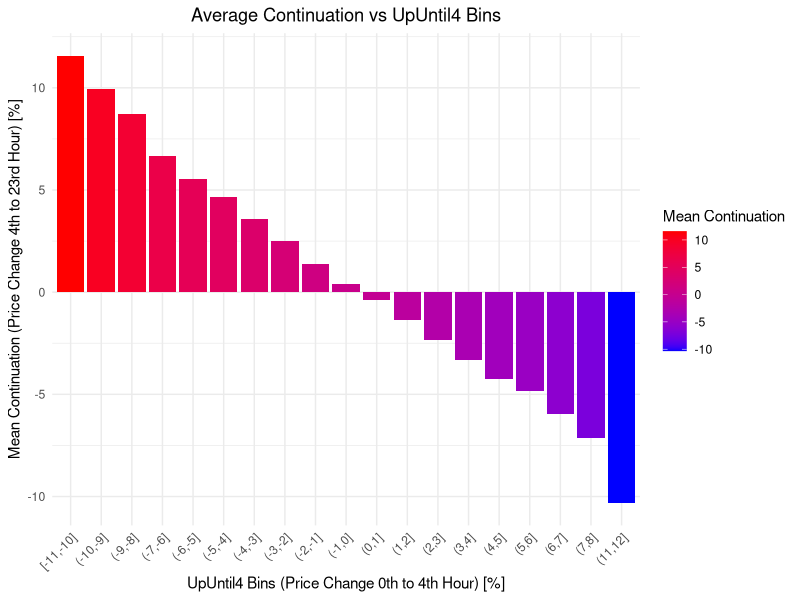

Source code (R):
library(dplyr)
library(ggplot2)

data <- read.csv("BTCUSDT1h.csv")
data$datetime <- as.POSIXct(data$datetime_str, format = "%Y-%m-%d %H:%M:%S", tz = "UTC")
data$hour_of_day <- (as.numeric(strftime(data$datetime, "%H")) + (23)) %% 24
data$day <- as.Date(data$datetime)



daily_analysis <- data %>%
  group_by(day) %>%
  summarise(
    price_0 = first(open[hour_of_day == 0]),
    price_4 = first(close[hour_of_day == 4]),
    price_23 = first(close[hour_of_day == 23]),
    .groups = "drop"
  ) %>%
  mutate(
    upUntil4 = (price_4 - price_0) / price_0 * 100,
    continuation = (price_23 - price_4) / price_4 * 100
  ) %>%
  filter(
    !is.na(upUntil4),                
    is.finite(upUntil4),             
    !is.na(continuation),            
    is.finite(continuation)     
  )

print(range(daily_analysis$upUntil4, na.rm = TRUE))

daily_analysis <- daily_analysis %>%
  mutate(
    upUntil4_bin = cut(upUntil4, breaks = seq(floor(min(upUntil4)), ceiling(max(upUntil4)), by = 1), include.lowest = TRUE)
  )

binned_analysis <- daily_analysis %>%
  group_by(upUntil4_bin) %>%
  summarise(
    mean_continuation = mean(continuation, na.rm = TRUE),
    .groups = "drop"
  )

ggplot(binned_analysis, aes(x = upUntil4_bin, y = mean_continuation, fill = mean_continuation)) +
  geom_bar(stat = "identity") +
  scale_fill_gradient(low = "blue", high = "red") +
  labs(
    title = "Average Continuation vs UpUntil4 Bins",
    x = "UpUntil4 Bins (Price Change 0th to 4th Hour) [%]",
    y = "Mean Continuation (Price Change 4th to 23rd Hour) [%]",
    fill = "Mean Continuation"
  ) +
  theme_minimal() +
  theme(
    axis.text.x = element_text(angle = 45, hjust = 1),
    plot.title = element_text(hjust = 0.5)
  )

